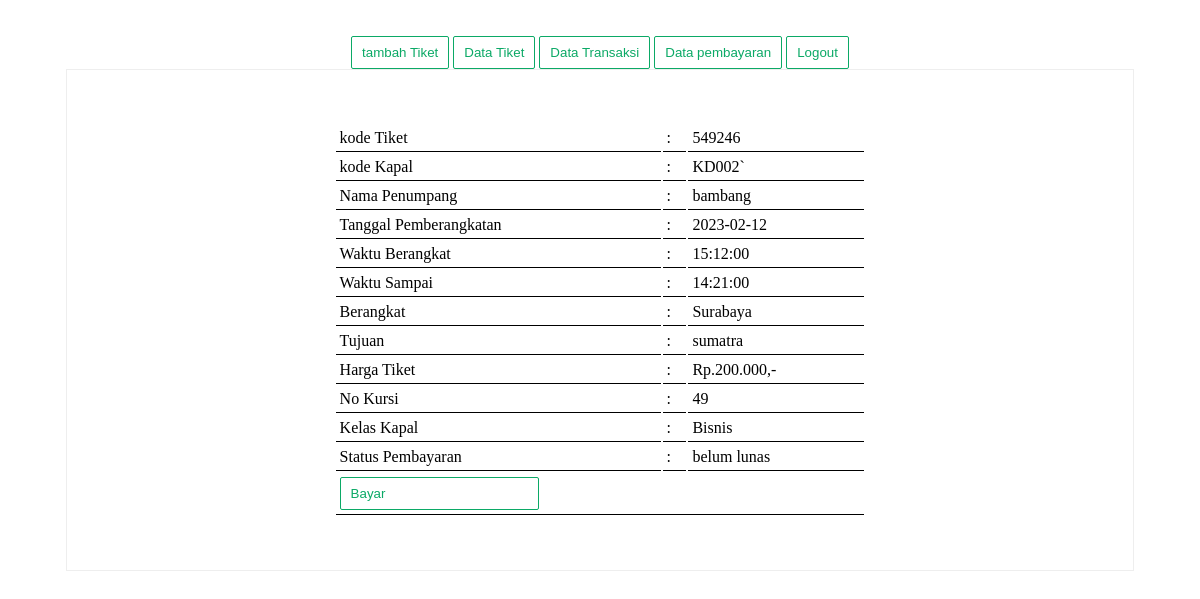
/?detail=9 (signed in), run on the app's committed database.
### tables this page shows
CREATE TABLE `tiket` (
  `idTiket` int(11) NOT NULL,
  `kodeTiket` varchar(255) NOT NULL,
  `kodeKapal` varchar(255) NOT NULL,
  `namaPembeli` varchar(255) NOT NULL,
  `tglBerangkat` date NOT NULL,
  `waktuBerangkat` time NOT NULL,
  `waktuSampai` time NOT NULL,
  `harga` int(100) NOT NULL,
  `noKursi` int(100) NOT NULL,
  `kelas` varchar(30) NOT NULL,
  `berangkat` varchar(40) NOT NULL,
  `tujuan` varchar(40) NOT NULL,
  `total` int(100) NOT NULL
);

CREATE TABLE `transaksi` (
  `idTransaksi` int(11) NOT NULL,
  `kodeTiket` int(11) NOT NULL,
  `total` int(100) NOT NULL,
  `status` varchar(20) NOT NULL
);

### detail.php (the view)
<?php
$idTiket = $_GET['detail'];
$q = mysqli_query($conn, "select * from tiket where idTiket='$idTiket'");
$a = mysqli_fetch_array($q);
$d = mysqli_query($conn, "select * from transaksi where kodeTiket='$a[kodeTiket]'");
$b = mysqli_fetch_array($d);
?>
<center>
	<table class="tabel"style = "width: 50%;">
		<tr>
			<td>kode Tiket</td>
			<td>:</td>
			<td><?= $a['kodeTiket']?></td>
		</tr>
		<tr>
			<td>kode Kapal</td>
			<td>:</td>
			<td><?= $a['kodeKapal']?></td>
		</tr>
		<tr>
			<td>Nama Penumpang</td>
			<td>:</td>
			<td><?= $a['namaPembeli']?></td>
		</tr>
		<tr>
			<td>Tanggal Pemberangkatan</td>
			<td>:</td>
			<td><?= $a['tglBerangkat']?></td>
		</tr>
		<tr>
			<td>Waktu Berangkat</td>
			<td>:</td>
			<td><?= $a['waktuBerangkat']?></td>
		</tr>
		<tr>
			<td>Waktu Sampai</td>
			<td>:</td>
			<td><?= $a['waktuSampai']?></td>
		</tr>
		<tr>
			<td>Berangkat</td>
			<td>:</td>
			<td><?= $a['berangkat']?></td>
		</tr>
		<tr>
			<td>Tujuan</td>
			<td>:</td>
			<td><?= $a['tujuan']?></td>
		</tr>
		<tr>
			<td>Harga Tiket</td>
			<td>:</td>
			<td>Rp.<?=number_format($a['harga'] ,0,'.','.')?>,-</td>
		</tr>
		<tr>
			<td>No Kursi</td>
			<td>:</td>
			<td><?= $a['noKursi']?></td>
		</tr>
		<tr>
			<td>Kelas Kapal</td>
			<td>:</td>
			<td><?= $a['kelas']?></td>
		</tr>
		<tr>
			<td>Status Pembayaran</td>
			<td>:</td>
			<td><?= $b['status']?></td>
		</tr>
		<?php
			if ($b['status'] != 'lunas') { ?>
			<td colspan = "3"><a href="bayar.php?kodeTiket=<?= $b['kodeTiket'] ?>"> <input type= "botton" class= "submit" value= "Bayar"></a></td>
		<?php } else{  ?>
		<tr>
			<td colspan = "3"><a onclick="window.print()"><input type= "botton" class= "submit" value= "Cetak"></a></td>
		</tr>
		<?php } ?>
	</table>
</center>

### style.css (style rules this page uses)
.submit { padding: 8px 10px; background: #fff; color: #0ba966; border: 1px solid #0ba966; border-radius: 2px; }
.content a { text-decoration: none; }

### tampilan.css (style rules this page uses)
.tabel { margin: 5% auto; width: 90%; }
.tabel td { padding: 4px; border-bottom:1px solid #000; }

### data on the page
tiket: kodeTiket "549246", kodeKapal "KD002`", namaPembeli "bambang", tglBerangkat "2023-02-12", waktuBerangkat "15:12:00", waktuSampai "14:21:00", berangkat "Surabaya", tujuan "sumatra", harga "200.000", noKursi "49", kelas "Bisnis"
transaksi: status "belum lunas"
